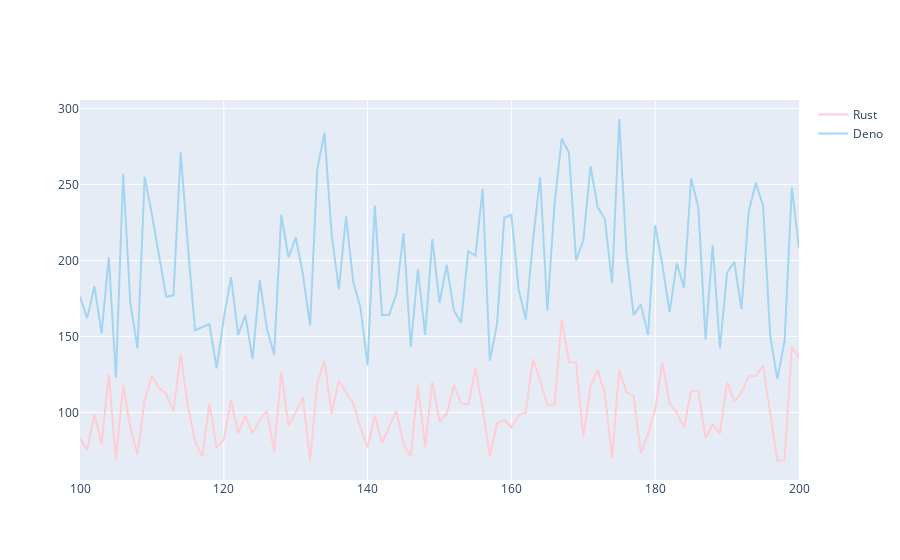

The notebook cell this image was saved under:
### Code cell
trace_rust = go.Line(x=source_data.Serie,
            y=source_data.Rust,
			name='Rust',
            marker=dict(color='#ffcdd2'))

trace_deno = go.Line(x=source_data.Serie,
			y=source_data.Deno,
			name='Deno',
            marker=dict(color='#A2D5F2'))



data = [trace_rust, trace_deno]

# py.iplot([trace_rust], filename='rust_timings')
# py.iplot([trace_deno], filename='deno_timings')

py.iplot(data, filename='jupyter-basic_bar')
